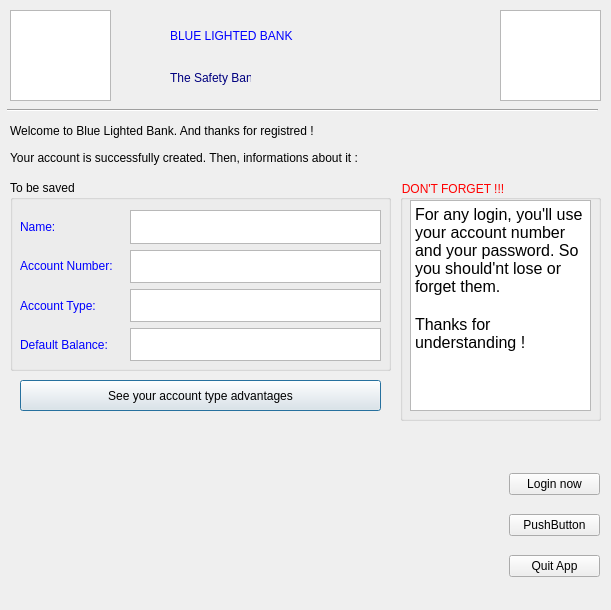
<?xml version="1.0" encoding="UTF-8"?>
<ui version="4.0">
 <class>DialogNewCount</class>
 <widget class="QDialog" name="DialogNewCount">
  <property name="geometry">
   <rect>
    <x>0</x>
    <y>0</y>
    <width>611</width>
    <height>610</height>
   </rect>
  </property>
  <property name="windowTitle">
   <string>Dialog</string>
  </property>
  <property name="styleSheet">
   <string notr="true"/>
  </property>
  <widget class="QLabel" name="label">
   <property name="geometry">
    <rect>
     <x>10</x>
     <y>120</y>
     <width>391</width>
     <height>21</height>
    </rect>
   </property>
   <property name="styleSheet">
    <string notr="true">font: 12pt &quot;Andalus&quot;;</string>
   </property>
   <property name="text">
    <string>Welcome to Blue Lighted Bank. And thanks for registred !</string>
   </property>
  </widget>
  <widget class="QLabel" name="label_2">
   <property name="geometry">
    <rect>
     <x>10</x>
     <y>150</y>
     <width>441</width>
     <height>16</height>
    </rect>
   </property>
   <property name="styleSheet">
    <string notr="true">font: 12pt &quot;Andalus&quot;;</string>
   </property>
   <property name="text">
    <string>Your account is successfully created. Then, informations about it :</string>
   </property>
  </widget>
  <widget class="QGroupBox" name="groupBox">
   <property name="geometry">
    <rect>
     <x>10</x>
     <y>180</y>
     <width>381</width>
     <height>191</height>
    </rect>
   </property>
   <property name="styleSheet">
    <string notr="true">font: 12pt &quot;Copperplate Gothic Bold&quot;;</string>
   </property>
   <property name="title">
    <string>To be saved</string>
   </property>
   <widget class="QWidget" name="verticalLayoutWidget">
    <property name="geometry">
     <rect>
      <x>10</x>
      <y>30</y>
      <width>111</width>
      <height>151</height>
     </rect>
    </property>
    <layout class="QVBoxLayout" name="verticalLayout">
     <item>
      <widget class="QLabel" name="label_6">
       <property name="styleSheet">
        <string notr="true">font: 10pt &quot;Dutch801 Rm BT&quot;;
color: rgb(0, 0, 255)</string>
       </property>
       <property name="text">
        <string>Name:</string>
       </property>
      </widget>
     </item>
     <item>
      <widget class="QLabel" name="label_3">
       <property name="styleSheet">
        <string notr="true">font: 10pt &quot;Dutch801 Rm BT&quot;;
color: rgb(0, 0, 255)</string>
       </property>
       <property name="text">
        <string>Account Number:</string>
       </property>
      </widget>
     </item>
     <item>
      <widget class="QLabel" name="label_5">
       <property name="styleSheet">
        <string notr="true">font: 10pt &quot;Dutch801 Rm BT&quot;;
color: rgb(0, 0, 255)</string>
       </property>
       <property name="text">
        <string>Account Type:</string>
       </property>
      </widget>
     </item>
     <item>
      <widget class="QLabel" name="label_4">
       <property name="styleSheet">
        <string notr="true">font: 10pt &quot;Dutch801 Rm BT&quot;;
color: rgb(0, 0, 255)</string>
       </property>
       <property name="text">
        <string>Default Balance:</string>
       </property>
      </widget>
     </item>
    </layout>
   </widget>
   <widget class="QWidget" name="verticalLayoutWidget_2">
    <property name="geometry">
     <rect>
      <x>120</x>
      <y>30</y>
      <width>251</width>
      <height>151</height>
     </rect>
    </property>
    <layout class="QVBoxLayout" name="verticalLayout_2">
     <item>
      <widget class="QTextBrowser" name="name"/>
     </item>
     <item>
      <widget class="QTextBrowser" name="aNum"/>
     </item>
     <item>
      <widget class="QTextBrowser" name="type"/>
     </item>
     <item>
      <widget class="QTextBrowser" name="dBal"/>
     </item>
    </layout>
   </widget>
  </widget>
  <widget class="Line" name="line">
   <property name="geometry">
    <rect>
     <x>7</x>
     <y>100</y>
     <width>591</width>
     <height>20</height>
    </rect>
   </property>
   <property name="orientation">
    <enum>Qt::Horizontal</enum>
   </property>
  </widget>
  <widget class="QLabel" name="label_12">
   <property name="geometry">
    <rect>
     <x>170</x>
     <y>10</y>
     <width>261</width>
     <height>51</height>
    </rect>
   </property>
   <property name="styleSheet">
    <string notr="true">font: 25pt &quot;CityBlueprint&quot;;
color: rgb(0, 0, 255);</string>
   </property>
   <property name="text">
    <string>BLUE LIGHTED BANK</string>
   </property>
  </widget>
  <widget class="QLabel" name="label_9">
   <property name="geometry">
    <rect>
     <x>170</x>
     <y>70</y>
     <width>81</width>
     <height>16</height>
    </rect>
   </property>
   <property name="styleSheet">
    <string notr="true">color:rgb(0, 0, 127);
font: 75 8pt &quot;Times New Roman&quot;;</string>
   </property>
   <property name="text">
    <string>The Safety Bank</string>
   </property>
  </widget>
  <widget class="QGraphicsView" name="graphicsView">
   <property name="geometry">
    <rect>
     <x>10</x>
     <y>10</y>
     <width>101</width>
     <height>91</height>
    </rect>
   </property>
   <property name="styleSheet">
    <string notr="true">border-image: url(:/MesImages/MesImages/Screenshot_20210211-074639.png);</string>
   </property>
  </widget>
  <widget class="QGraphicsView" name="graphicsView_2">
   <property name="geometry">
    <rect>
     <x>500</x>
     <y>10</y>
     <width>101</width>
     <height>91</height>
    </rect>
   </property>
   <property name="styleSheet">
    <string notr="true">border-image: url(:/MesImages/MesImages/Screenshot_20210211-233649.png);</string>
   </property>
  </widget>
  <widget class="QGroupBox" name="groupBox_2">
   <property name="geometry">
    <rect>
     <x>400</x>
     <y>180</y>
     <width>201</width>
     <height>241</height>
    </rect>
   </property>
   <property name="styleSheet">
    <string notr="true">font: 12pt &quot;Copperplate Gothic Bold&quot;;
color: rgb(255, 0, 0);</string>
   </property>
   <property name="title">
    <string>DON'T FORGET !!!</string>
   </property>
   <widget class="QLabel" name="label_8">
    <property name="geometry">
     <rect>
      <x>10</x>
      <y>50</y>
      <width>231</width>
      <height>21</height>
     </rect>
    </property>
    <property name="styleSheet">
     <string notr="true">color: rgb(0, 0, 0);
font: 87 9pt &quot;Arial Black&quot;;</string>
    </property>
    <property name="text">
     <string/>
    </property>
   </widget>
   <widget class="QTextBrowser" name="textBrowser">
    <property name="geometry">
     <rect>
      <x>10</x>
      <y>20</y>
      <width>181</width>
      <height>211</height>
     </rect>
    </property>
    <property name="styleSheet">
     <string notr="true">#textBrowser
{
color: rgb(0, 0, 0);
font: 87 10pt &quot;Arial Black&quot;;
}</string>
    </property>
    <property name="html">
     <string>&lt;!DOCTYPE HTML PUBLIC &quot;-//W3C//DTD HTML 4.0//EN&quot; &quot;http://www.w3.org/TR/REC-html40/strict.dtd&quot;&gt;
&lt;html&gt;&lt;head&gt;&lt;meta name=&quot;qrichtext&quot; content=&quot;1&quot; /&gt;&lt;style type=&quot;text/css&quot;&gt;
p, li { white-space: pre-wrap; }
&lt;/style&gt;&lt;/head&gt;&lt;body style=&quot; font-family:'Arial Black'; font-size:10pt; font-weight:80; font-style:normal;&quot;&gt;
&lt;p style=&quot; margin-top:0px; margin-bottom:0px; margin-left:0px; margin-right:0px; -qt-block-indent:0; text-indent:0px;&quot;&gt;&lt;span style=&quot; font-family:'Copperplate Gothic Bold'; font-size:12pt; font-weight:400;&quot;&gt;For any login, you'll use your account number and your password. So you should'nt lose or forget them.&lt;/span&gt;&lt;/p&gt;
&lt;p style=&quot;-qt-paragraph-type:empty; margin-top:0px; margin-bottom:0px; margin-left:0px; margin-right:0px; -qt-block-indent:0; text-indent:0px; font-family:'Copperplate Gothic Bold'; font-size:12pt; font-weight:400;&quot;&gt;&lt;br /&gt;&lt;/p&gt;
&lt;p style=&quot; margin-top:0px; margin-bottom:0px; margin-left:0px; margin-right:0px; -qt-block-indent:0; text-indent:0px;&quot;&gt;&lt;span style=&quot; font-family:'Copperplate Gothic Bold'; font-size:12pt; font-weight:400;&quot;&gt;Thanks for understanding !&lt;/span&gt;&lt;/p&gt;&lt;/body&gt;&lt;/html&gt;</string>
    </property>
   </widget>
  </widget>
  <widget class="QPushButton" name="advantageButton">
   <property name="geometry">
    <rect>
     <x>20</x>
     <y>380</y>
     <width>361</width>
     <height>31</height>
    </rect>
   </property>
   <property name="toolTip">
    <string>&lt;html&gt;&lt;head/&gt;&lt;body&gt;&lt;p&gt;List different advantages your have when create that account type&lt;/p&gt;&lt;/body&gt;&lt;/html&gt;</string>
   </property>
   <property name="styleSheet">
    <string notr="true">font: 9pt &quot;Eras Bold ITC&quot;;</string>
   </property>
   <property name="text">
    <string>See your account type advantages</string>
   </property>
  </widget>
  <widget class="QLabel" name="advantages">
   <property name="geometry">
    <rect>
     <x>20</x>
     <y>420</y>
     <width>481</width>
     <height>181</height>
    </rect>
   </property>
   <property name="styleSheet">
    <string notr="true">font: 75 12pt &quot;Bell MT&quot;;</string>
   </property>
   <property name="text">
    <string/>
   </property>
  </widget>
  <widget class="QWidget" name="verticalLayoutWidget_3">
   <property name="geometry">
    <rect>
     <x>509</x>
     <y>460</y>
     <width>91</width>
     <height>131</height>
    </rect>
   </property>
   <layout class="QVBoxLayout" name="verticalLayout_3">
    <item>
     <widget class="QPushButton" name="login">
      <property name="text">
       <string>Login now</string>
      </property>
     </widget>
    </item>
    <item>
     <widget class="QPushButton" name="pushButton_2">
      <property name="text">
       <string>PushButton</string>
      </property>
     </widget>
    </item>
    <item>
     <widget class="QPushButton" name="quit">
      <property name="text">
       <string>Quit App</string>
      </property>
     </widget>
    </item>
   </layout>
  </widget>
 </widget>
 <resources/>
 <connections>
  <connection>
   <sender>pushButton_2</sender>
   <signal>clicked()</signal>
   <receiver>DialogNewCount</receiver>
   <slot>close()</slot>
   <hints>
    <hint type="sourcelabel">
     <x>546</x>
     <y>529</y>
    </hint>
    <hint type="destinationlabel">
     <x>520</x>
     <y>39</y>
    </hint>
   </hints>
  </connection>
 </connections>
</ui>
